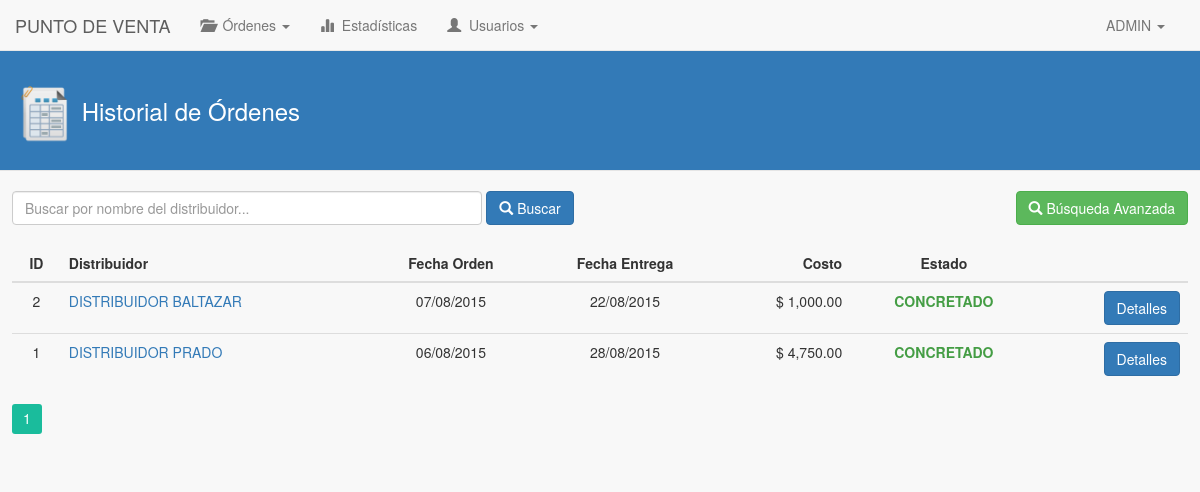
/puntoVenta/historialOrdenes/index.php (signed in), run on an earlier commit of the app's database.
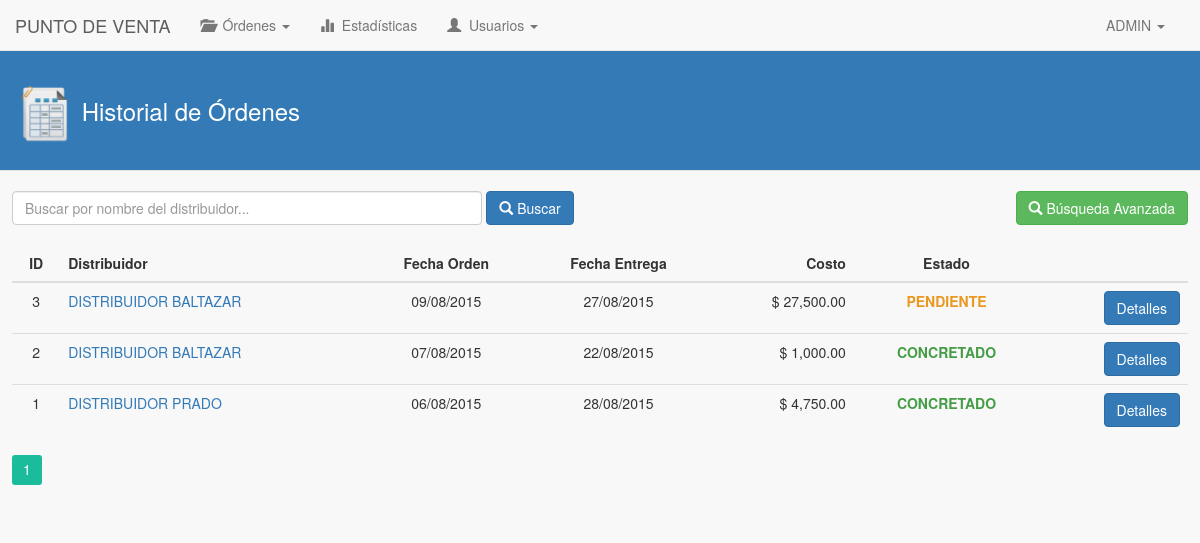
And on a later commit of the database.
### tables this page shows
CREATE TABLE IF NOT EXISTS `ordenes_punto_venta` (
  `id_orden` int(11) NOT NULL AUTO_INCREMENT,
  `fecha_orden` date NOT NULL,
  `fecha_entrega_orden` date NOT NULL,
  `costo_orden` decimal(10,2) NOT NULL,
  `descripcion_orden` text,
  `descripcion_cancelacion` text,
  `descripcion_rechazo` text,
  `id_usuario_punto_venta_fk` int(11) NOT NULL,
  `id_distribuidor_fk` int(11) NOT NULL,
  `estado_orden` int(11) NOT NULL,
  PRIMARY KEY (`id_orden`),
  KEY `id_usuario_punto_venta_idx` (`id_usuario_punto_venta_fk`),
  KEY `id_distribuidor_fk_idx` (`id_distribuidor_fk`)
);

CREATE TABLE IF NOT EXISTS `empresa_distribuidores` (
  `id_distribuidor` int(11) NOT NULL AUTO_INCREMENT,
  `nombre_distribuidor` varchar(200) NOT NULL,
  `rfc_distribuidor` varchar(15) NOT NULL,
  `pais_distribuidor` varchar(100) NOT NULL,
  `estado_distribuidor` varchar(100) NOT NULL,
  `ciudad_distribuidor` varchar(100) NOT NULL,
  `cp_distribuidor` varchar(10) NOT NULL,
  `email_distribuidor` varchar(45) NOT NULL,
  `tel1_distribuidor` varchar(20) NOT NULL,
  `tel2_distribuidor` varchar(20) NOT NULL,
  `direccion_distribuidor` text NOT NULL,
  `id_usuario_que_registro` int(11) NOT NULL,
  `fecha_registro_dist` date NOT NULL,
  `fecha_modificacion_dist` date NOT NULL,
  `estado_d` int(1) NOT NULL DEFAULT '1',
  PRIMARY KEY (`id_distribuidor`)
);

### puntoVenta/historialOrdenes/index.php (the view, shortened to what the changed rows need)
<!DOCTYPE html>
<html>
	<head>
		<link rel="stylesheet" type="text/css" href="../../lib/bootstrap-3.3.5/css/bootstrap.min.css">
		<link rel='stylesheet' type='text/css' href='../../lib/pagination/css.css'/>
		<link rel="stylesheet" type="text/css" href="../../css/estilos.css">
	</head>
	<body>
		<div class="contenido-general">
			<br>
			<div class="contenido-general-2">
				<br>
				<div id="paginacion-resultados">
					<table class="table">
						<thead>
							<tr>
								<th class="centro">ID</th>
								<th>Distribuidor</th>
								<th class="centro">Fecha Orden</th>
								<th class="centro">Fecha Entrega</th>
								<th class="derecha">Costo</th>
								<th class="centro">Estado</th>
								<th></th>
							</tr>
						</thead>
						<tbody>
							<?php
								$consulta = "SELECT id_punto_venta_fk FROM usuario_punto_venta WHERE id_usuario_fk = ".$_SESSION['id_usuario'];
								$resultado = mysql_query($consulta);
								$row = mysql_fetch_array($resultado);
								$idUsuarioPvFK = $row['id_punto_venta_fk'];
							    $consulta = "SELECT ords.id_orden, epqs.id_distribuidor, epqs.nombre_distribuidor, ords.fecha_orden, ords.fecha_entrega_orden, ords.costo_orden, ords.estado_orden FROM ordenes_punto_venta AS ords, empresa_distribuidores AS epqs WHERE ords.id_distribuidor_fk = epqs.id_distribuidor AND ords.id_usuario_punto_venta_fk = $idUsuarioPvFK ORDER BY ords.id_orden DESC";
								$resultado = mysql_query($consulta);
								while($row = mysql_fetch_array($resultado)){ ?>
									<tr>
						          		<td class="centro"><?php echo $row['id_orden']; ?></td>
						          		<td>
						          			<?php
						          				$idDistribuidor = $row['id_distribuidor'];
						          				$consulta2 = "SELECT * FROM empresa_distribuidores WHERE id_distribuidor = $idDistribuidor";
						          				$resultado2 = mysql_query($consulta2);
						          				$row2 = mysql_fetch_array($resultado2);
						          			?>
						          			<a href="#" class="popover-distribuidor"
						          				tabindex="0"
						          				data-toggle="popover"
						          				data-placement="right"
						          				data-trigger="focus"
						          				data-container="body"
						          				data-html="true"
						          				title="<center><strong><?php echo $row2['nombre_distribuidor']; ?></strong></center>"
						          				data-content="<table class='table'>
						          								<tr>
						          									<td><strong>RFC: </strong></td>
						          									<td><?php echo $row2['rfc_distribuidor']; ?></td>
						          								</tr>
						          								<tr>
						          									<td><strong>Ciudad: </strong></td>
						          									<td><?php echo $row2['ciudad_distribuidor']; ?></td>
						          								</tr>
						          								<tr>
						          									<td><strong>Dirección: </strong></td>
						          									<td><?php echo $row2['direccion_distribuidor']; ?></td>
						          								</tr>
						          								<tr>
						          									<td><strong>Teléfono(s): </strong></td>
						          									<td><?php echo $row2['tel1_distribuidor'].' / '.$row2['tel2_distribuidor']; ?></td>
						          								</tr>
						          								<tr>
						          									<td><strong>Email: </strong></td>
						          									<td><?php echo $row2['email_distribuidor']; ?></td>
						          								</tr>
						          							  <table>">
						          				<?php echo $row['nombre_distribuidor']; ?>
						          			</a>
						          		</td>
						          		<td class="centro"><?php echo date('d/m/Y', strtotime($row['fecha_orden'])); ?></td>
						          		<td class="centro"><?php echo date('d/m/Y', strtotime($row['fecha_entrega_orden'])); ?></td>
						          		<td class="derecha"><?php echo "$ ".number_format($row['costo_orden'], 2, '.', ',')	; ?></td>
					          			<?php
					          				$estado = $row['estado_orden'];
					          				switch($estado) {
					          					case '1': echo "<td class='centro pendiente'><span class='link-estado' onclick='mostrarModalEstado(".$row['id_orden'].")'>PENDIENTE</span></td>"; break;
					          					case '4': echo "<td class='centro concretado'>CONCRETADO</td>"; break;
					          				}
					          			?>
						          		<td class="derecha">
							        		<button class="btn btn-primary" onClick="mostrarDetalles(<?php echo $row['id_orden']; ?>)">Detalles</button>
							        	</td>
						    	    </tr>
								<?php $cont++;
								}
							?>
						</tbody>
					</table>
				</div>
			</div>
		</div>
	</body>
</html>

What changed in the data, as far as the page shows it:
added ordenes_punto_venta: id_orden "3", id_distribuidor_fk.nombre_distribuidor "DISTRIBUIDOR BALTAZAR", fecha_orden "09/08/2015", fecha_entrega_orden "27/08/2015", costo_orden "27,500.00"
